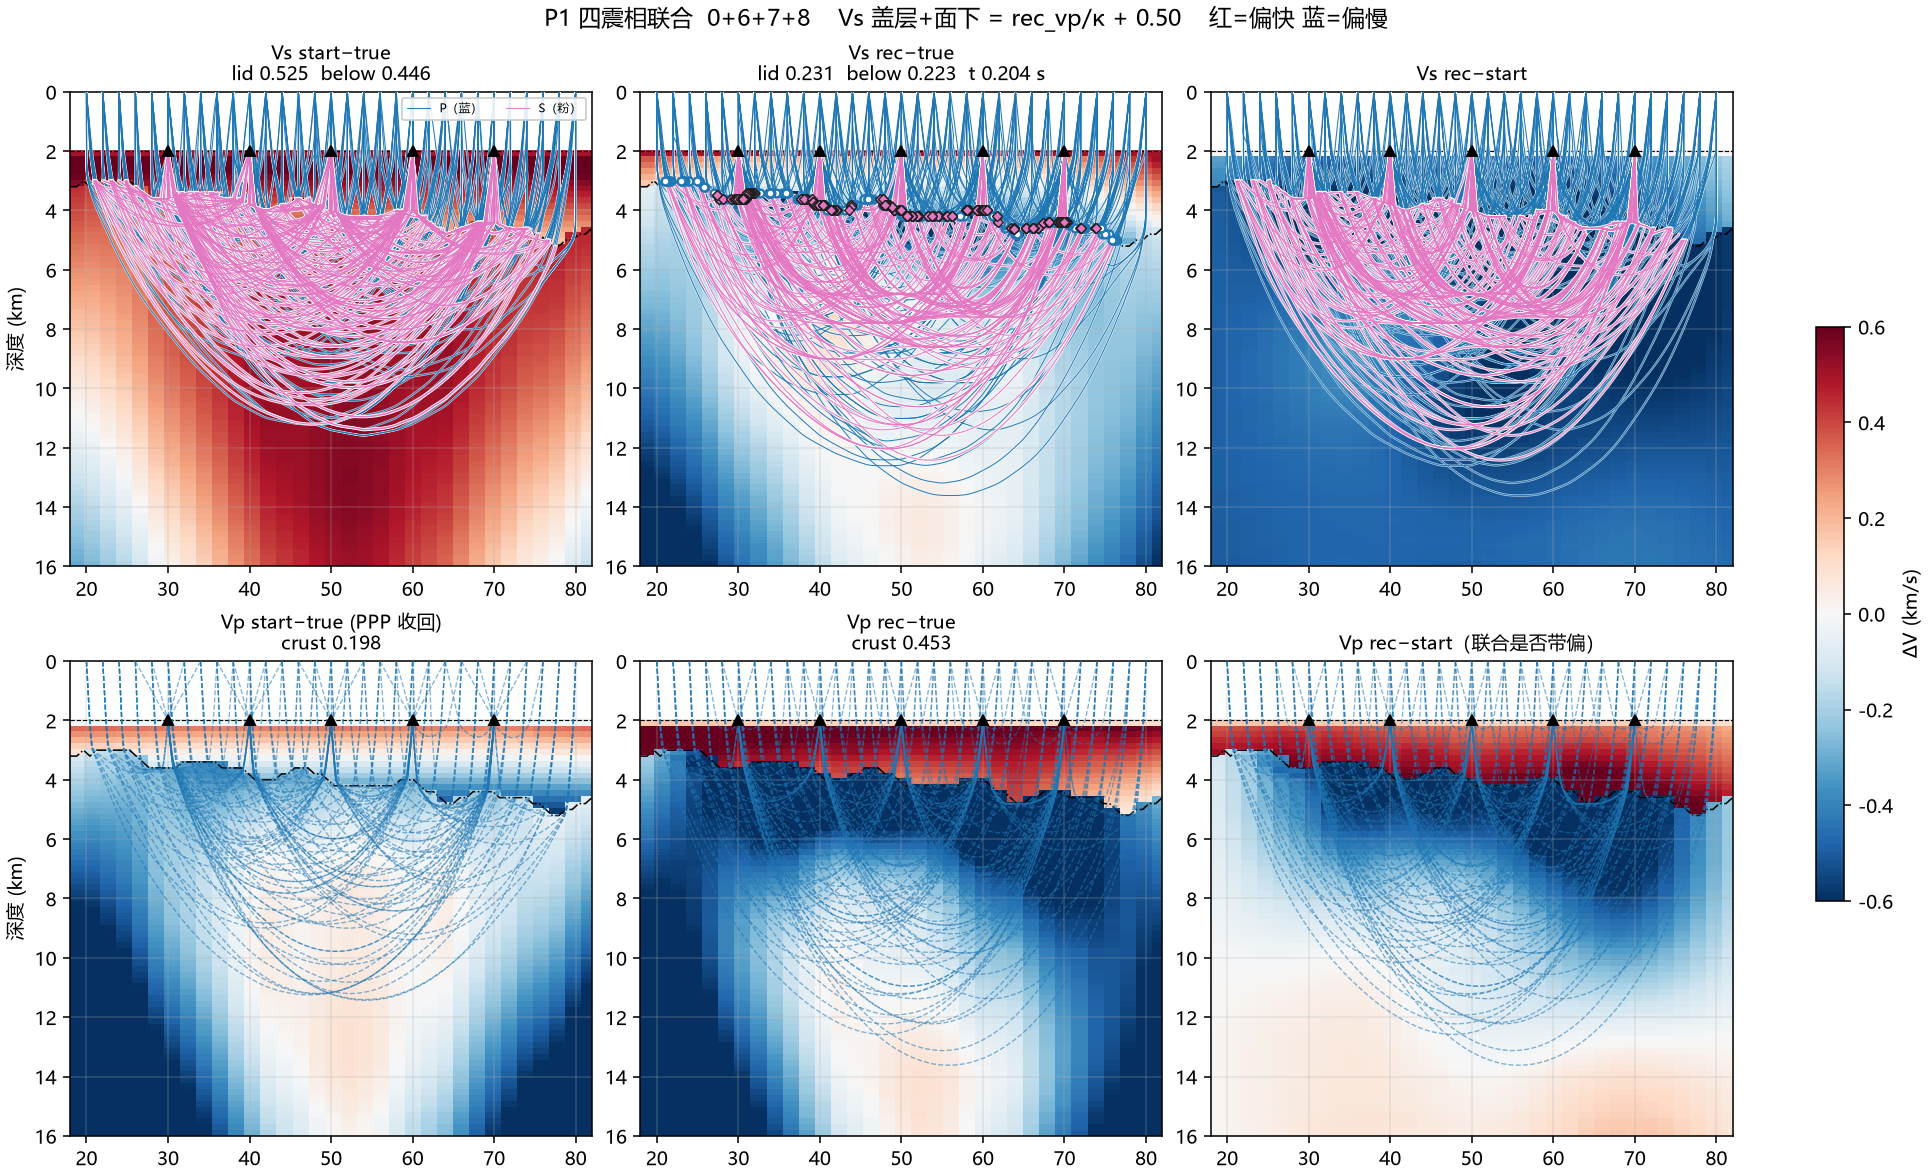

The script that saved this image:
#!/usr/bin/env python
# -*- coding: utf-8 -*-
"""P1 四震相联合 QC：按相位走时 + 盖层/面下 Vs + Vp 是否被带偏。"""

from __future__ import annotations

import math
import sys
from pathlib import Path

import matplotlib

matplotlib.use("Agg")
import matplotlib.pyplot as plt
import numpy as np

HERE = Path(__file__).resolve().parent
FOLDER = HERE / "inv_joint"
sys.path.insert(0, str(HERE / "inv_2d"))
sys.path.insert(0, str(HERE.parents[1]))
sys.path.insert(0, str(HERE.parents[1].parent / "water_inv"))
sys.path.insert(0, str(HERE.parents[1].parent / "ps_fwd"))
import inv_grid as g  # noqa: E402
import make_ppp_psp_inv_case as m2  # noqa: E402
import plot_rugged_inv as pr  # noqa: E402
from check_ps_fwd import draw_ps_rays  # noqa: E402
from check_water_inv import parse_picks  # noqa: E402

plt.rcParams["font.sans-serif"] = ["Microsoft YaHei", "SimHei", "DejaVu Sans"]
plt.rcParams["axes.unicode_minus"] = False

DCLIM = 0.60
XLO, XHI = 30.0, 70.0
OBS_XS = (30.0, 40.0, 50.0, 60.0, 70.0)
PHASES = ((0, "PPP"), (6, "PSP"), (7, "PPS"), (8, "PSS"))


def mask_crust(xs, zs, vel):
    arr = np.asarray(vel, float).T
    for j, z in enumerate(zs):
        for i, _x in enumerate(xs):
            if z < g.H - 1e-9:
                arr[j, i] = np.nan
    return arr


def load_pair(true_p: Path, start_p: Path, rec_p: Path):
    xs, zs, true = m2.parse_smesh(true_p)
    _, _, start = m2.parse_smesh(start_p)
    _, _, rec = m2.parse_smesh(rec_p)
    return (
        xs,
        zs,
        mask_crust(xs, zs, true),
        mask_crust(xs, zs, start),
        mask_crust(xs, zs, rec),
    )


def ttrms(obs: Path, pred: Path, code: int | None = None) -> float:
    o = parse_picks(obs.read_text(encoding="utf-8"))
    p = parse_picks(pred.read_text(encoding="utf-8"))
    if code is not None:
        o = [x for x in o if x[0] == code]
        p = [x for x in p if x[0] == code]
    key = lambda t: (round(t[4], 3), round(t[1], 3), int(t[0]))
    md = {key(x): x[3] for x in p}
    ds = [md[key(x)] - x[3] for x in o if key(x) in md and math.isfinite(x[3])]
    return math.sqrt(sum(v * v for v in ds) / len(ds)) if ds else float("nan")


def npicks(path: Path, code: int) -> tuple[int, int]:
    recs = parse_picks(path.read_text(encoding="utf-8"))
    got = [x for x in recs if x[0] == code]
    ok = sum(1 for x in got if math.isfinite(x[3]))
    return ok, len(got)


def region_rms(xs, zs, a, b, *, lid: bool | None) -> float:
    s = n = 0
    for i, x in enumerate(xs):
        if not (XLO <= x <= XHI):
            continue
        zi = g.z_conv(x)
        for k, z in enumerate(zs):
            if z < g.H - 1e-9:
                continue
            if lid is True and z >= zi - 1e-9:
                continue
            if lid is False and z < zi - 1e-9:
                continue
            d = a[k, i] - b[k, i]
            if np.isnan(d):
                continue
            s += float(d * d)
            n += 1
    return math.sqrt(s / n) if n else float("nan")


PHASE_COLOR = {0: "#1f77b4", 6: "#2ca02c", 7: "#ff7f0e", 8: "#c44e8a"}


def _pick_map(picks, code):
    out = {}
    for p in picks:
        if p[0] != code or not math.isfinite(p[3]):
            continue
        out[(round(p[4], 3), round(p[1], 3))] = (abs(p[1] - p[4]), p[3])
    return out


def plot_phase_ttimes(obs, start, rec, phases, out_png: Path, title: str) -> None:
    n = len(phases)
    fig, axes = plt.subplots(2, n, figsize=(3.5 * n, 7.0), facecolor="w", layout="constrained")
    if n == 1:
        axes = np.array([[axes[0]], [axes[1]]])
    for j, (code, name) in enumerate(phases):
        color = PHASE_COLOR.get(code, "0.3")
        mo, ms, mr = _pick_map(obs, code), _pick_map(start, code), _pick_map(rec, code)
        keys = sorted(set(mo) & set(ms) & set(mr), key=lambda k: mo[k][0])
        dx = [mo[k][0] for k in keys]
        to = [mo[k][1] for k in keys]
        ts = [ms[k][1] for k in keys]
        tr = [mr[k][1] for k in keys]
        ax, axr = axes[0, j], axes[1, j]
        ax.plot(dx, to, "o", color=color, ms=4, label="观测")
        ax.plot(dx, ts, "--", color=color, lw=1.2, alpha=0.85, label="初值")
        ax.plot(dx, tr, "-", color="0.15", lw=1.4, label="收回")
        r0 = [a - b for a, b in zip(ts, to)]
        r1 = [a - b for a, b in zip(tr, to)]
        rms0 = math.sqrt(sum(v * v for v in r0) / len(r0)) if r0 else float("nan")
        rms1 = math.sqrt(sum(v * v for v in r1) / len(r1)) if r1 else float("nan")
        ax.set_title(f"{name}   {rms0:.3f} → {rms1:.3f} s", fontsize=10)
        ax.invert_yaxis()
        ax.grid(True, alpha=0.3)
        if j == 0:
            ax.set_ylabel("走时 t (s)")
            ax.legend(loc="lower left", fontsize=7, framealpha=0.9)
        axr.axhline(0.0, color="0.45", lw=0.8)
        axr.plot(dx, r0, "s", color=color, ms=3.5, alpha=0.7, label="初值−观测")
        axr.plot(dx, r1, "o", color="0.15", ms=4, label="收回−观测")
        axr.set_xlabel("偏移 dx (km)")
        axr.grid(True, alpha=0.3)
        if j == 0:
            axr.set_ylabel("残差 (s)")
            axr.legend(loc="upper right", fontsize=7, framealpha=0.9)
    fig.suptitle(title)
    fig.savefig(out_png, dpi=140)
    plt.close(fig)
    print(f"wrote {out_png}")


def _drms(obsf: Path, predf: Path, ca: int, cb: int) -> float:
    o = parse_picks(obsf.read_text(encoding="utf-8"))
    p = parse_picks(predf.read_text(encoding="utf-8"))
    key = lambda t: (round(t[4], 3), round(t[1], 3))

    def by(code, rows):
        return {key(x): x[3] for x in rows if x[0] == code and math.isfinite(x[3])}

    oa, ob, pa, pb = by(ca, o), by(cb, o), by(ca, p), by(cb, p)
    ds = []
    for k in oa:
        if k in ob and k in pa and k in pb:
            ds.append((oa[k] - ob[k]) - (pa[k] - pb[k]))
    return math.sqrt(sum(v * v for v in ds) / len(ds)) if ds else float("nan")


def _corrected_psp_rms(true_picks, pred_picks) -> float:
    """T_PSS − (T_PPS − T_PPP) vs true T_PSP, same (src, rcv.x)."""
    key = lambda t: (round(t[4], 3), round(t[1], 3))

    def by(code, rows):
        return {key(x): x[3] for x in rows if x[0] == code and math.isfinite(x[3])}

    tp, o8, o7, o0 = by(6, true_picks), by(8, pred_picks), by(7, pred_picks), by(0, pred_picks)
    ds = []
    for k, t6 in tp.items():
        if k in o8 and k in o7 and k in o0:
            ds.append((o8[k] - (o7[k] - o0[k])) - t6)
    return math.sqrt(sum(v * v for v in ds) / len(ds)) if ds else float("nan")


def plot_diff_ttimes(obs, start, rec, out_png: Path, pairs=None, title=None) -> None:
    if pairs is None:
        pairs = ((6, 0, "PSP−PPP"), (7, 0, "PPS−PPP"), (8, 6, "PSS−PSP"))
    if title is None:
        title = "C 步走时差拟合    同一炮–台  ΔT = T_a − T_b"
    n = max(len(pairs), 1)
    fig, axes = plt.subplots(2, n, figsize=(3.8 * n, 7.0), facecolor="w", layout="constrained")
    if n == 1:
        axes = np.array([[axes[0]], [axes[1]]])
    for j, (ca, cb, name) in enumerate(pairs):
        oa, ob = _pick_map(obs, ca), _pick_map(obs, cb)
        sa, sb = _pick_map(start, ca), _pick_map(start, cb)
        ra, rb = _pick_map(rec, ca), _pick_map(rec, cb)
        keys = sorted(set(oa) & set(ob) & set(sa) & set(sb) & set(ra) & set(rb), key=lambda k: oa[k][0])
        dx = [oa[k][0] for k in keys]
        to = [oa[k][1] - ob[k][1] for k in keys]
        ts = [sa[k][1] - sb[k][1] for k in keys]
        tr = [ra[k][1] - rb[k][1] for k in keys]
        ax, axr = axes[0, j], axes[1, j]
        ax.plot(dx, to, "o", color="#1f77b4", ms=4, label="观测 ΔT")
        ax.plot(dx, ts, "--", color="#d62728", lw=1.2, alpha=0.85, label="初值 ΔT")
        ax.plot(dx, tr, "-", color="0.15", lw=1.4, label="收回 ΔT")
        r0 = [a - b for a, b in zip(ts, to)]
        r1 = [a - b for a, b in zip(tr, to)]
        rms0 = math.sqrt(sum(v * v for v in r0) / len(r0)) if r0 else float("nan")
        rms1 = math.sqrt(sum(v * v for v in r1) / len(r1)) if r1 else float("nan")
        ax.set_title(f"{name}   {rms0:.3f} → {rms1:.3f} s", fontsize=10)
        ax.invert_yaxis()
        ax.grid(True, alpha=0.3)
        if j == 0:
            ax.set_ylabel("走时差 ΔT (s)")
            ax.legend(loc="lower left", fontsize=7, framealpha=0.9)
        axr.axhline(0.0, color="0.45", lw=0.8)
        axr.plot(dx, r0, "s", color="#d62728", ms=3.5, alpha=0.7, label="初值−观测")
        axr.plot(dx, r1, "o", color="0.15", ms=4, label="收回−观测")
        axr.set_xlabel("偏移 dx (km)")
        axr.grid(True, alpha=0.3)
        if j == 0:
            axr.set_ylabel("残差 (s)")
            axr.legend(loc="upper right", fontsize=7, framealpha=0.9)
    fig.suptitle(title)
    fig.savefig(out_png, dpi=140)
    plt.close(fig)
    print(f"wrote {out_png}")


def recs_for_draw(syn_path: Path):
    picks = parse_picks(syn_path.read_text(encoding="utf-8"))
    return [(int(p[0]), abs(p[1] - p[4]), p[3]) for p in picks]


def main() -> int:
    import argparse

    p = argparse.ArgumentParser()
    p.add_argument("--folder", type=Path, default=FOLDER)
    p.add_argument("--out", type=Path, default=None)
    p.add_argument("--title", default="")
    p.add_argument(
        "--kappa",
        action="store_true",
        help="对照：inv_joint_kappa，Vs 初值=rec_vp/κ",
    )
    p.add_argument(
        "--678",
        dest="vs678",
        choices=("hot", "kappa"),
        default=None,
        help="B 步：冻 Vp，只反 6+7+8",
    )
    p.add_argument(
        "--td",
        action="store_true",
        help="历史 C：inv_678_td_hot（跳过 PSS 绝对走时）",
    )
    p.add_argument(
        "--td078",
        action="store_true",
        help="现场：inv_078_td_hot，PSS 绝对在、无 PSP、PPS−PPP",
    )
    p.add_argument(
        "--td2step",
        action="store_true",
        help="两步：inv_078_td_2step，先 PPS−PPP 收盖层再冻，PSS 只反面下",
    )
    p.add_argument(
        "--tdbelow",
        action="store_true",
        help="同一次 LSQR：inv_078_td_pssbelow，7 写盖层、8 只写面下",
    )
    p.add_argument(
        "--tdtruelid",
        action="store_true",
        help="对照：inv_078_td_truelid，盖层 Vp=真值，面下仍是 PPP",
    )
    p.add_argument(
        "--psptruelid",
        action="store_true",
        help="真盖层 Vp + PPP 面下，只反 PSP：inv_psp_truelid",
    )
    p.add_argument(
        "--ppplid",
        action="store_true",
        help="PPP 第二段：冻面下，只反盖层 Vp，inv_ppp_lid",
    )
    args = p.parse_args()
    phases = PHASES
    folder = args.folder
    if args.ppplid:
        folder = HERE / "inv_ppp_lid"
        phases = ((0, "PPP"),)
    elif args.psptruelid:
        folder = HERE / "inv_psp_truelid"
        phases = ((6, "PSP"),)
    elif args.tdtruelid:
        folder = HERE / "inv_078_td_truelid"
        phases = ((0, "PPP"), (7, "PPS"), (8, "PSS"))
    elif args.tdbelow:
        folder = HERE / "inv_078_td_pssbelow"
        phases = ((0, "PPP"), (7, "PPS"), (8, "PSS"))
    elif args.td2step:
        folder = HERE / "inv_078_td_2step"
        phases = ((0, "PPP"), (7, "PPS"), (8, "PSS"))
    elif args.td078:
        folder = HERE / "inv_078_td_hot"
        phases = ((0, "PPP"), (7, "PPS"), (8, "PSS"))
    elif args.td:
        folder = HERE / "inv_678_td_hot"
        phases = ((0, "PPP"), (6, "PSP"), (7, "PPS"), (8, "PSS"))
    elif args.vs678 == "hot":
        folder = HERE / "inv_678_hot"
    elif args.vs678 == "kappa":
        folder = HERE / "inv_678_kappa"
    elif args.kappa:
        folder = HERE / "inv_joint_kappa"
    if args.vs678:
        phases = ((6, "PSP"), (7, "PPS"), (8, "PSS"))
    out = args.out
    if out is None:
        if args.ppplid:
            out = HERE / "check_ppp_lid.png"
        elif args.psptruelid:
            out = HERE / "check_psp_truelid.png"
        elif args.tdtruelid:
            out = HERE / "check_078_td_truelid.png"
        elif args.tdbelow:
            out = HERE / "check_078_td_pssbelow.png"
        elif args.td2step:
            out = HERE / "check_078_td_2step.png"
        elif args.td078:
            out = HERE / "check_078_td_hot.png"
        elif args.td:
            out = HERE / "check_678_td_hot.png"
        elif args.vs678:
            out = HERE / f"check_678_{args.vs678}.png"
        else:
            out = HERE / ("check_joint_kappa.png" if args.kappa else "check_joint.png")
    title = args.title
    if not title:
        if args.ppplid:
            title = "PPP 分域  ①冻盖层收面下  ②冻面下收盖层    红=偏快 蓝=偏慢"
        elif args.psptruelid:
            title = "真盖层 Vp + PPP 面下  只反 PSP    红=偏快 蓝=偏慢"
        elif args.tdtruelid:
            title = "盖层 Vp=真值  面下 PPP  0+7+8 -td    红=偏快 蓝=偏慢"
        elif args.tdbelow:
            title = "同一次 LSQR  PPS写盖层  PSS只写面下  盖层不冻    红=偏快 蓝=偏慢"
        elif args.td2step:
            title = "两步  PPS−PPP收盖层后冻  PSS只反面下    红=偏快 蓝=偏慢"
        elif args.td078:
            title = "冻 Vp + PPS−PPP  PSS 绝对在、无 PSP    红=偏快 蓝=偏慢"
        elif args.td:
            title = "历史 C  冻 Vp + 走时差  跳过 PSS 绝对    红=偏快 蓝=偏慢"
        elif args.vs678 == "hot":
            title = "B 冻 Vp  6+7+8    Vs 盖层+面下 = rec_vp/κ + 0.50    红=偏快 蓝=偏慢"
        elif args.vs678 == "kappa":
            title = "B 冻 Vp  6+7+8    Vs = rec_vp/κ（无热扰动）    红=偏快 蓝=偏慢"
        elif args.kappa:
            title = "P1 对照  0+6+7+8    Vs = rec_vp/κ（无热扰动）    红=偏快 蓝=偏慢"
        else:
            title = "P1 四震相联合  0+6+7+8    Vs 盖层+面下 = rec_vp/κ + 0.50    红=偏快 蓝=偏慢"

    xs, zs, t_vs, s_vs, r_vs = load_pair(
        folder / "true_vs.smesh", folder / "start_vs.smesh", folder / "rec_vs.smesh"
    )
    _, _, t_vp, s_vp, r_vp = load_pair(
        folder / "true_vp.smesh", folder / "ppp_vp.smesh", folder / "rec_vp.smesh"
    )
    extent = (float(xs[0]), float(xs[-1]), float(zs[-1]), float(zs[0]))
    obs, start_p, rec_p = folder / "syn_inv.dat", folder / "syn_start.dat", folder / "syn_rec.dat"
    rays_rec, recs_rec = pr.parse_rays(folder / "rays_rec.dat"), recs_for_draw(rec_p)
    rays_st, recs_st = pr.parse_rays(folder / "rays_start.dat"), recs_for_draw(start_p)

    print("phase   n_obs  start→rec t RMS")
    for code, name in phases:
        ok, n = npicks(obs, code)
        print(
            f"  {name:3s}({code})  {ok}/{n}   "
            f"{ttrms(obs, start_p, code):.4f} → {ttrms(obs, rec_p, code):.4f}"
        )
    print(
        f"  ALL      {ttrms(obs, start_p):.4f} → {ttrms(obs, rec_p):.4f}"
    )
    orig_vp = None
    if args.ppplid:
        orig_p = folder / "start_vp.smesh"
        st1_p = folder / "syn_stage1.dat"
        if orig_p.is_file():
            _, _, ov = m2.parse_smesh(orig_p)
            orig_vp = mask_crust(xs, zs, ov)
            print(
                f"  Vp orig-true   lid {region_rms(xs, zs, orig_vp, t_vp, lid=True):.4f}  "
                f"below {region_rms(xs, zs, orig_vp, t_vp, lid=False):.4f}  "
                f"crust {region_rms(xs, zs, orig_vp, t_vp, lid=None):.4f}"
            )
        if st1_p.is_file():
            print(
                f"  PPP t  orig→s1→rec  "
                f"{ttrms(obs, start_p):.4f} → {ttrms(obs, st1_p):.4f} → {ttrms(obs, rec_p):.4f}"
            )
        ix = min(range(len(xs)), key=lambda i: abs(xs[i] - 50.0))
        zi = g.z_conv(xs[ix])
        print(f"  lid Vp @ x={xs[ix]:.1f}  z_conv={zi:.2f}")
        for lab, grid in (
            ("true", t_vp),
            ("orig", orig_vp),
            ("s1  ", s_vp),
            ("rec ", r_vp),
        ):
            if grid is None:
                continue
            vals = []
            for k, z in enumerate(zs):
                if g.H - 1e-9 <= z < zi - 1e-9 and np.isfinite(grid[k, ix]):
                    vals.append((z, float(grid[k, ix])))
            if vals:
                print(
                    f"    {lab}  {vals[0][1]:.3f}@{vals[0][0]:.2f} → "
                    f"{vals[-1][1]:.3f}@{vals[-1][0]:.2f}"
                )
    if args.td or args.td078 or args.td2step or args.tdbelow or args.tdtruelid:
        print(
            f"  Δ PPS-PPP  {_drms(obs, start_p, 7, 0):.4f} → {_drms(obs, rec_p, 7, 0):.4f}"
        )
        if args.td:
            print(
                f"  Δ PSP-PPP  {_drms(obs, start_p, 6, 0):.4f} → {_drms(obs, rec_p, 6, 0):.4f}"
            )
            print(
                f"  Δ PSS-PSP  {_drms(obs, start_p, 8, 6):.4f} → {_drms(obs, rec_p, 8, 6):.4f}"
            )
        hold_t, hold_r = folder / "syn_holdout_true.dat", folder / "syn_holdout_rec.dat"
        if hold_t.is_file() and hold_r.is_file():
            print(
                f"  PSP holdout  {ttrms(hold_t, hold_r, 6):.4f}"
            )
            ht = parse_picks(hold_t.read_text(encoding="utf-8"))
            hr = parse_picks(hold_r.read_text(encoding="utf-8"))
            print(
                f"  PSS-(PPS-PPP) vs true PSP  "
                f"{_corrected_psp_rms(ht, ht):.4f} → {_corrected_psp_rms(ht, hr):.4f}"
            )
    ppp_obs, ppp_rec = folder / "syn_ppp.dat", folder / "syn_ppp_rec.dat"
    if ppp_obs.is_file() and ppp_rec.is_file():
        print(f"  PPP freeze-check  rec_vp vs true  {ttrms(ppp_obs, ppp_rec):.4f}")
    lid_vs = folder / "rec_vs_lid.smesh"
    if lid_vs.is_file():
        _, _, lidv = m2.parse_smesh(lid_vs)
        lidv = mask_crust(xs, zs, lidv)
        print(
            f"  Vs lid-step-true  lid {region_rms(xs, zs, lidv, t_vs, lid=True):.4f}  "
            f"below {region_rms(xs, zs, lidv, t_vs, lid=False):.4f}"
        )
        print(
            f"  Vs rec-lid-step   lid {region_rms(xs, zs, r_vs, lidv, lid=True):.4f}  "
            f"below {region_rms(xs, zs, r_vs, lidv, lid=False):.4f}"
        )
    for lab, a, b in (
        ("Vs start-true", s_vs, t_vs),
        ("Vs rec-true  ", r_vs, t_vs),
        ("Vs rec-start ", r_vs, s_vs),
        ("Vp start-true", s_vp, t_vp),
        ("Vp rec-true  ", r_vp, t_vp),
        ("Vp rec-start ", r_vp, s_vp),
    ):
        print(
            f"  {lab}  lid {region_rms(xs, zs, a, b, lid=True):.4f}  "
            f"below {region_rms(xs, zs, a, b, lid=False):.4f}  "
            f"crust {region_rms(xs, zs, a, b, lid=None):.4f}"
        )

    fig, axes = plt.subplots(2, 3, figsize=(13.8, 8.4), facecolor="w", layout="constrained")
    rows = (
        (
            "Vs",
            s_vs - t_vs,
            r_vs - t_vs,
            r_vs - s_vs,
            (
                f"Vs start−true\nlid {region_rms(xs,zs,s_vs,t_vs,lid=True):.3f}  "
                f"below {region_rms(xs,zs,s_vs,t_vs,lid=False):.3f}",
                f"Vs rec−true\nlid {region_rms(xs,zs,r_vs,t_vs,lid=True):.3f}  "
                f"below {region_rms(xs,zs,r_vs,t_vs,lid=False):.3f}  "
                f"t {ttrms(obs, rec_p):.3f} s",
                "Vs rec−start",
            ),
            (rays_st, recs_st),
            (rays_rec, recs_rec),
        ),
        (
            "Vp",
            s_vp - t_vp,
            r_vp - t_vp,
            r_vp - s_vp,
            (
                (
                    f"Vp ①面下收回−true\nlid {region_rms(xs,zs,s_vp,t_vp,lid=True):.3f}  "
                    f"below {region_rms(xs,zs,s_vp,t_vp,lid=False):.3f}"
                    if args.ppplid
                    else f"Vp start−true (PPP 收回)\ncrust {region_rms(xs,zs,s_vp,t_vp,lid=None):.3f}"
                ),
                f"Vp rec−true\ncrust {region_rms(xs,zs,r_vp,t_vp,lid=None):.3f}",
                (
                    "Vp ②盖层增量（相对第 1 段）"
                    if args.ppplid
                    else "Vp rec−start（联合是否带偏）"
                ),
            ),
            (rays_st, recs_st),
            (rays_rec, recs_rec),
        ),
    )
    last = None
    legend_done = False
    fig_title = title
    for i, (_name, d0, d1, d2, titles, ray0, ray1) in enumerate(rows):
        ray_sets = (ray0, ray1, ray1)
        if i == 0:
            if args.ppplid:
                codes = (0,)
            elif args.psptruelid:
                codes = (6,)
            elif args.td078 or args.td2step or args.tdbelow or args.tdtruelid:
                codes = (7, 8)
            else:
                codes = (6, 7, 8)
        else:
            codes = (0,)
        for ax, grid, panel_title, (rays, recs) in zip(axes[i], (d0, d1, d2), titles, ray_sets):
            last = ax.imshow(
                grid, extent=extent, cmap="RdBu_r", vmin=-DCLIM, vmax=DCLIM,
                aspect="auto", interpolation="nearest", zorder=0,
            )
            if rays and recs:
                draw_ps_rays(
                    ax, rays, recs, thin=True, mark_conv=(ax is axes[i][1]),
                    z_conv=g.z_conv, codes=codes,
                )
                if not legend_done and i == 0 and not args.ppplid:
                    ax.legend(loc="upper right", framealpha=0.88, fontsize=6, ncol=2)
                    legend_done = True
            xs_l = np.linspace(18, 82, 80)
            ax.plot(xs_l, [g.z_conv(x) for x in xs_l], "k-.", lw=0.8, zorder=2)
            ax.plot(xs_l, [g.H] * len(xs_l), "k--", lw=0.6, zorder=2)
            ax.plot(list(OBS_XS), [g.H] * len(OBS_XS), "k^", ms=5, zorder=7)
            ax.set_xlim(18, 82)
            ax.set_ylim(16, 0)
            ax.set_title(panel_title, fontsize=10)
            ax.grid(True, alpha=0.25)
            if ax is axes[i, 0]:
                ax.set_ylabel("深度 (km)")
    fig.colorbar(last, ax=axes, shrink=0.55, label="ΔV (km/s)")
    fig.suptitle(fig_title)
    fig.savefig(out, dpi=140)
    plt.close(fig)
    print(f"wrote {out}")
    o_picks = parse_picks(obs.read_text(encoding="utf-8"))
    s_picks = parse_picks(start_p.read_text(encoding="utf-8"))
    r_picks = parse_picks(rec_p.read_text(encoding="utf-8"))
    tt_out = out.with_name(out.stem + "_ttimes.png")
    plot_phase_ttimes(o_picks, s_picks, r_picks, phases, tt_out, title + "    走时拟合")
    if args.td:
        plot_diff_ttimes(o_picks, s_picks, r_picks, HERE / "check_678_td_ttdiff.png")
    elif args.td078 or args.td2step or args.tdbelow or args.tdtruelid:
        if args.tdtruelid:
            dpng = HERE / "check_078_td_truelid_ttdiff.png"
        elif args.tdbelow:
            dpng = HERE / "check_078_td_pssbelow_ttdiff.png"
        elif args.td2step:
            dpng = HERE / "check_078_td_2step_ttdiff.png"
        else:
            dpng = HERE / "check_078_td_ttdiff.png"
        plot_diff_ttimes(
            o_picks,
            s_picks,
            r_picks,
            dpng,
            pairs=((7, 0, "PPS−PPP"),),
            title="PPS−PPP    台侧盖层 S−P（无 PSP）",
        )
    return 0


if __name__ == "__main__":
    raise SystemExit(main())
